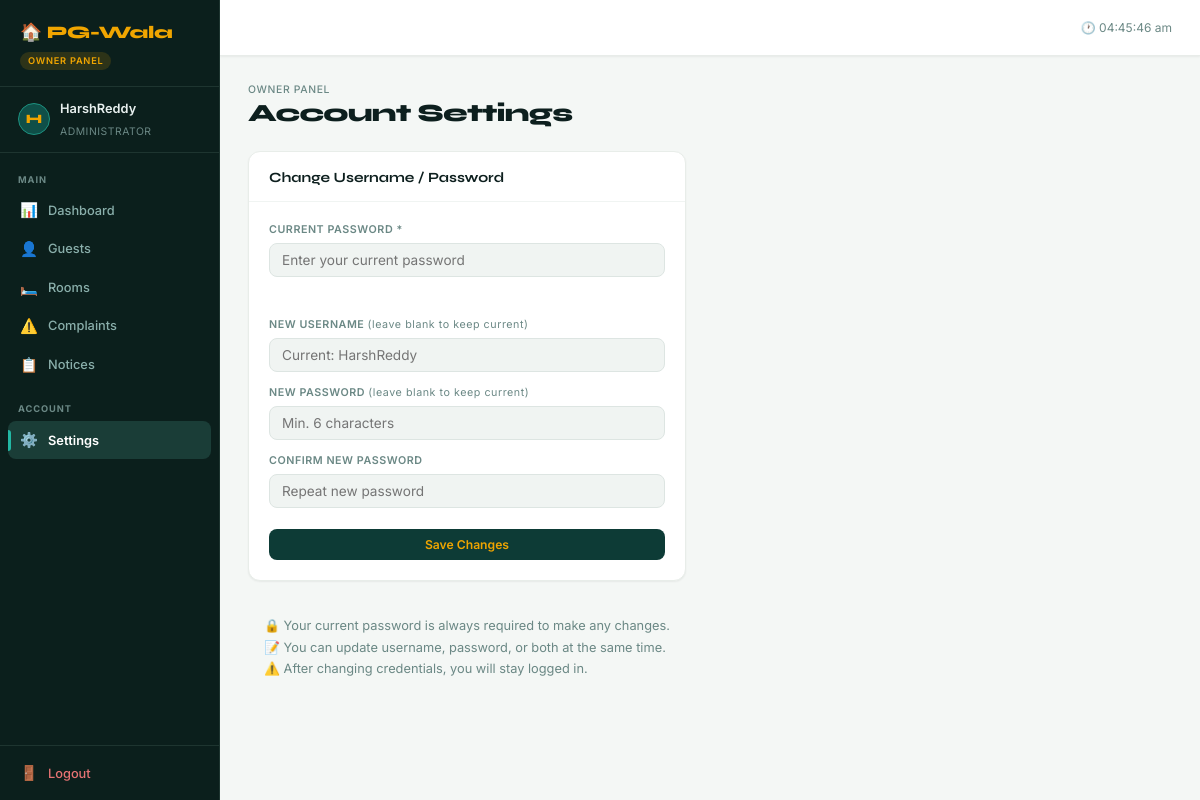
Page /owner/settings (signed in) on the committed database.
### models.py (models this page shows, shortened)
class Owner(UserMixin, db.Model):
    __tablename__ = 'owners'
    id       = db.Column(db.Integer, primary_key=True)
    username = db.Column(db.String(50), unique=True, nullable=False)
    password_hash = db.Column(db.String(200), nullable=False)

### routes/owner.py (the view, shortened to what this page needs)
@owner_bp.route('/settings', methods=['GET', 'POST'])
@owner_required
def settings():
    return render_template('owner/settings.html')

### app.py (called while the page is built)
@login_manager.user_loader
def load_user(user_id):
    if user_id.startswith('owner-'):
        return Owner.query.get(int(user_id.split('-')[1]))
    elif user_id.startswith('guest-'):
        return Guest.query.get(int(user_id.split('-')[1]))
    return None

### routes/owner.py (called while the page is built)
def owner_required(f):
    @wraps(f)
    @login_required
    def decorated(*args, **kwargs):
        if not isinstance(current_user, Owner):
            flash('Owner access only.', 'error')
            return redirect(url_for('auth.login'))
        return f(*args, **kwargs)
    return decorated

### templates/owner/settings.html (shortened to what this page needs)
{% extends "owner/base_owner.html" %}
{% block content %}
<div class="page-header">
  <div class="page-title"><small>Owner Panel</small>Account Settings</div>
</div>
<div style="max-width: 500px;">
  <div class="card">
    <div class="card-header">
      <span class="card-title">Change Username / Password</span>
    </div>
    <div class="card-body">
      <form method="POST" action="{{ url_for('owner.settings') }}">
        <div class="form-group">
          <label>Current Password *</label>
          <input type="password" name="current_password"
                 placeholder="Enter your current password" required>
        </div>
        <div class="form-group">
          <label>New Username <span style="font-weight:400; text-transform:none;">(leave blank to keep current)</span></label>
          <input type="text" name="new_username"
                 placeholder="Current: {{ current_user.username }}">
        </div>
        <div class="form-group">
          <label>New Password <span style="font-weight:400; text-transform:none;">(leave blank to keep current)</span></label>
          <input type="password" name="new_password"
                 placeholder="Min. 6 characters">
        </div>
        <div class="form-group">
          <label>Confirm New Password</label>
          <input type="password" name="confirm_password"
                 placeholder="Repeat new password">
        </div>
        <button type="submit" class="btn btn-primary btn-full" style="margin-top:8px;">
          Save Changes
        </button>
      </form>
    </div>
  </div>
  <div style="padding:14px 16px; background:var(--ivory-dark); border-radius:var(--radius-sm); font-size:.8rem; color:var(--text-muted); line-height:1.7;">
    🔒 Your current password is always required to make any changes.<br>
    📝 You can update username, password, or both at the same time.<br>
    ⚠️ After changing credentials, you will stay logged in.
  </div>
</div>
{% endblock %}

### templates/owner/base_owner.html (shortened to what this page needs)
<!DOCTYPE html>
<html lang="en">
<head>
  <link rel="stylesheet" href="{{ url_for('static', filename='css/style.css') }}">
</head>
<body>
<div class="app-shell">
  <aside class="sidebar">
    <div class="sidebar-logo">
      <div class="sidebar-logo-text">🏠 PG-Wala</div>
      <span class="sidebar-role-badge owner">Owner Panel</span>
    </div>
    <div class="sidebar-user">
      <div class="sidebar-avatar">{{ current_user.username[0].upper() }}</div>
      <div class="sidebar-user-info">
        <strong>{{ current_user.username }}</strong>
        <span>Administrator</span>
      </div>
    </div>
    <nav class="sidebar-nav">
      <div class="sidebar-label">Main</div>
      <a href="{{ url_for('owner.dashboard') }}"
         class="sidebar-link {{ 'active' if request.endpoint == 'owner.dashboard' }}">
        <span class="sidebar-icon">📊</span> Dashboard
      </a>
      <a href="{{ url_for('owner.guests') }}"
         class="sidebar-link {{ 'active' if request.endpoint in ['owner.guests','owner.edit_guest'] }}">
        <span class="sidebar-icon">👤</span> Guests
      </a>
      <a href="{{ url_for('owner.rooms') }}"
         class="sidebar-link {{ 'active' if request.endpoint == 'owner.rooms' }}">
        <span class="sidebar-icon">🛏️</span> Rooms
      </a>
      <a href="{{ url_for('owner.complaints') }}"
         class="sidebar-link {{ 'active' if request.endpoint == 'owner.complaints' }}">
        <span class="sidebar-icon">⚠️</span> Complaints
      </a>
      <a href="{{ url_for('owner.notices') }}"
         class="sidebar-link {{ 'active' if request.endpoint == 'owner.notices' }}">
        <span class="sidebar-icon">📋</span> Notices
      </a>
      <div class="sidebar-label" style="margin-top:8px;">Account</div>
      <a href="{{ url_for('owner.settings') }}"
         class="sidebar-link {{ 'active' if request.endpoint == 'owner.settings' }}">
        <span class="sidebar-icon">⚙️</span> Settings
      </a>
    </nav>
    <div class="sidebar-bottom">
      <a href="{{ url_for('auth.logout') }}" class="sidebar-link" style="color:#e57373;">
        <span class="sidebar-icon">🚪</span> Logout
      </a>
    </div>
  </aside>
  <header class="topbar">
    <div class="topbar-actions">
      <span style="font-size:.75rem; color:var(--text-muted);">
        🕐 <span id="live-time"></span>
      </span>
    </div>
  </header>
  <main class="main-content">
    <div class="page">
      {% block content %}{% endblock %}
    </div>
  </main>
</div>
</body>
</html>

### rows in the picture
Owner: username "H", username "HarshReddy", new_username "Current: HarshReddy"
